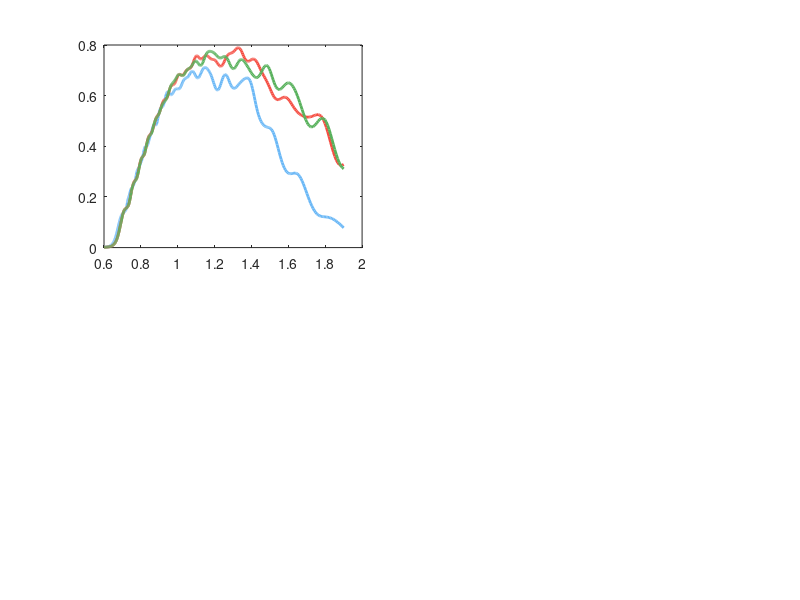

MATLAB code for this plot: (Note: this script raises an error after producing the figure.)
clc;
clear all;
close all;

A = load("chartA.mat");
B = load("chartB.mat");
C = load("chartC.mat");
D = load("chartD.mat");
 

subplot(2,2,1);
A1 = plot(A.lum.x0*1e6, A.lum.y0,'LineWidth',2,'Color','#6BB8F6');
hold on;
A2 = plot(A.lum.x1*1e6, A.lum.y1,'LineWidth',2,'Color','#F54D42');
A3 = plot(A.lum.x2*1e6, A.lum.y2,'LineWidth',2,'Color','#58B15C');
uistack(A2,"top");
xlim([0.6 2])
ylim([0 0.9])
xline(1.33,':k','1.33\mum','LabelVerticalAlignment','bottom');
xline(1.55,':k','1.55\mum','LabelVerticalAlignment','bottom');
l1=legend('Abrupt Junction','Transition (m=0.68)','Transition (m=1.55)');
xlabel('Wavelength ({\it\mum})');
ylabel('Transmission(a.u.) = {\itP_{out} / P_{in}}');
hold off;


subplot(2,2,2);
plot(B.lum.x0*1e6, B.lum.y0,'LineWidth',2,'Color','#6BB8F6')
hold on;
plot(B.lum.x1*1e6, B.lum.y1,'LineWidth',2,'Color','#EB89FC')
xlim([0.6 2])
ylim([0 0.9])
xline(1.33,':k','1.33\mum','LabelVerticalAlignment','bottom');
l2=legend('Abrupt Junction','Transition (m=0.158)');
xlabel('Wavelength ({\it\mum})');
ylabel('Transmission(a.u.) = {\itP_{out} / P_{in}}');
hold off;


subplot(2,2,3);
plot(C.lum.x0*1e6, C.lum.y0,'LineWidth',2,'Color','#6BB8F6')
hold on;
plot(C.lum.x2*1e6, C.lum.y2,'LineWidth',2,'Color','#D28810')
plot(C.lum.x1*1e6, C.lum.y1,'LineWidth',2,'Color','#AC369E')
xlim([0.6 2])
ylim([0 0.9])
xline(0.85,':k','0.85\mum','LabelVerticalAlignment','bottom');
xline(1.33,':k','1.33\mum','LabelVerticalAlignment','bottom');
l3=legend('Abrupt Junction','Transition (m=0.1)','Transition (m=0.506)');
xlabel('Wavelength ({\it\mum})');
ylabel('Transmission(a.u.) = {\itP_{out} / P_{in}}');
hold off;


subplot(2,2,4);
plot(D.lum.x0*1e6, D.lum.y0,'LineWidth',2,'Color','#6BB8F6')
hold on;
plot(D.lum.x1*1e6, D.lum.y1,'LineWidth',2,'Color','#DED900')
xlim([0.6 2])
ylim([0 0.9])
xline(0.85,':k','0.85\mum','LabelVerticalAlignment','bottom');
l4=legend('Abrupt Junction','Transition (m=0.1)');
xlabel('Wavelength ({\it\mum})');
ylabel('Transmission(a.u.) = {\itP_{out} / P_{in}}');
hold off;
fontsize(16,"points");
l1.FontSize=11;
l2.FontSize=11;
l3.FontSize=11;
l4.FontSize=11;
